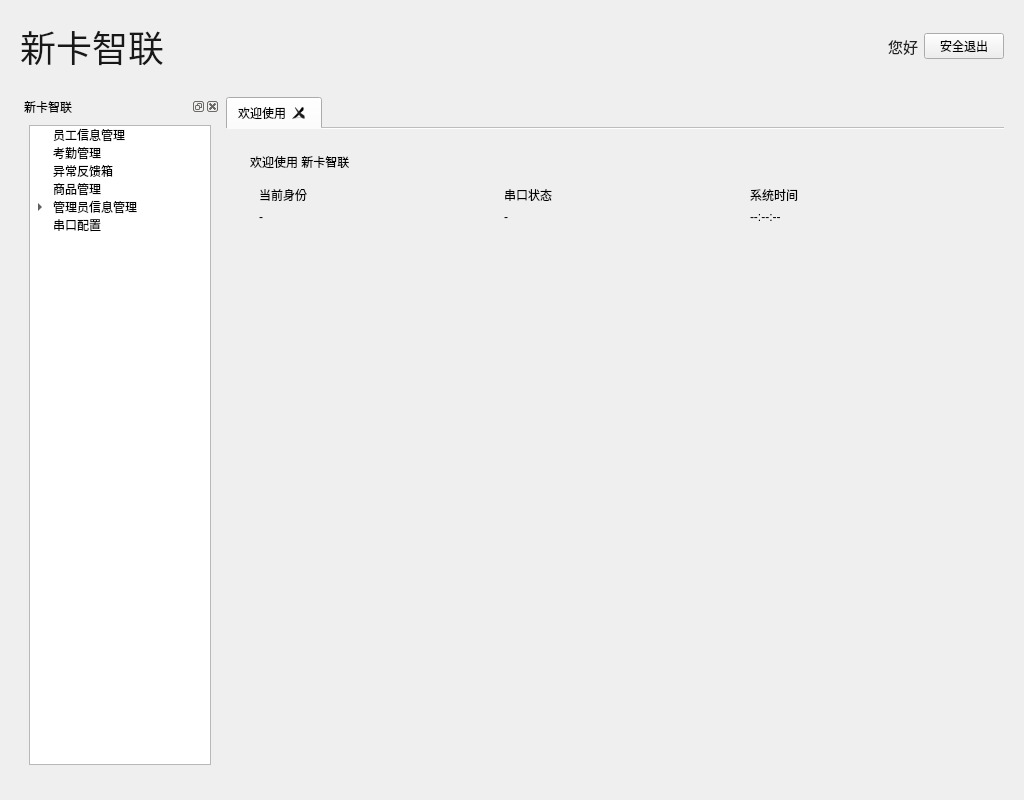
<?xml version="1.0" encoding="UTF-8"?>
<ui version="4.0">
 <class>AdminPageWidget</class>
 <widget class="QWidget" name="AdminPageWidget">
  <property name="geometry">
   <rect>
    <x>0</x>
    <y>0</y>
    <width>1024</width>
    <height>800</height>
   </rect>
  </property>
  <property name="sizePolicy">
   <sizepolicy hsizetype="Expanding" vsizetype="Expanding">
    <horstretch>0</horstretch>
    <verstretch>0</verstretch>
   </sizepolicy>
  </property>
  <property name="minimumSize">
   <size>
    <width>1000</width>
    <height>700</height>
   </size>
  </property>
  <property name="windowTitle">
   <string>NexCard · 新卡智联</string>
  </property>
  <layout class="QVBoxLayout" name="verticalLayout">
   <item>
    <widget class="QWidget" name="topWidget" native="true">
     <layout class="QHBoxLayout" name="horizontalLayout">
      <item>
       <widget class="QLabel" name="titleLabel">
        <property name="styleSheet">
         <string notr="true">QLabel#titleLabel
{
    font-size:36px;
    color:#181818;
}</string>
        </property>
        <property name="text">
         <string>新卡智联</string>
        </property>
       </widget>
      </item>
      <item>
       <spacer name="horizontalSpacer">
        <property name="orientation">
         <enum>Qt::Horizontal</enum>
        </property>
        <property name="sizeHint" stdset="0">
         <size>
          <width>777</width>
          <height>20</height>
         </size>
        </property>
       </spacer>
      </item>
      <item>
       <widget class="QLabel" name="welLabel">
        <property name="styleSheet">
         <string notr="true">QLabel
{
    font-size:15px;
    color:#222222;
    background-color:transparent;
}</string>
        </property>
        <property name="text">
         <string>您好</string>
        </property>
       </widget>
      </item>
      <item>
       <widget class="QPushButton" name="exitBtn">
        <property name="text">
         <string>安全退出</string>
        </property>
       </widget>
      </item>
     </layout>
    </widget>
   </item>
   <item>
    <widget class="QWidget" name="middleWidget" native="true">
     <layout class="QHBoxLayout" name="horizontalLayout_2">
      <item>
       <widget class="QDockWidget" name="ngtDockWidget">
        <property name="minimumSize">
         <size>
          <width>200</width>
          <height>139</height>
         </size>
        </property>
        <property name="allowedAreas">
        <set>Qt::LeftDockWidgetArea</set>
       </property>
       <property name="maximumSize">
         <size>
          <width>200</width>
          <height>524287</height>
         </size>
        </property>
        <property name="windowTitle">
         <string>新卡智联</string>
        </property>
        <widget class="QWidget" name="ngtDockWidgetContents">
         <layout class="QVBoxLayout" name="verticalLayout_2">
          <item>
           <widget class="QTreeWidget" name="ngtTreeWidget">
            <property name="expandsOnDoubleClick">
             <bool>true</bool>
            </property>
            <attribute name="headerVisible">
             <bool>false</bool>
            </attribute>
            <column>
             <property name="text">
              <string>一卡通管理</string>
             </property>
            </column>
            <item>
             <property name="text">
              <string>员工信息管理</string>
             </property>
            </item>
            <item>
             <property name="text">
              <string>考勤管理</string>
             </property>
            </item>
            <item>
             <property name="text">
              <string>异常反馈箱</string>
             </property>
            </item>
            <item>
             <property name="text">
              <string>商品管理</string>
             </property>
            </item>
            <item>
             <property name="text">
              <string>管理员信息管理</string>
             </property>
             <item>
              <property name="text">
               <string>管理员列表</string>
              </property>
             </item>
             <item>
              <property name="text">
               <string>管理员注册</string>
              </property>
             </item>
            </item>
            <item>
             <property name="text">
              <string>串口配置</string>
             </property>
            </item>
           </widget>
          </item>
         </layout>
        </widget>
       </widget>
      </item>
      <item>
       <widget class="QTabWidget" name="pageTabWidget">
        <property name="currentIndex">
         <number>0</number>
        </property>
        <property name="documentMode">
         <bool>true</bool>
        </property>
        <property name="tabsClosable">
         <bool>true</bool>
        </property>
        <widget class="QWidget" name="pageTab">
        <attribute name="title">
         <string>欢迎使用</string>
        </attribute>
        <layout class="QVBoxLayout" name="welcomeLayout">
         <property name="leftMargin">
          <number>24</number>
         </property>
         <property name="topMargin">
          <number>24</number>
         </property>
         <property name="rightMargin">
          <number>24</number>
         </property>
         <property name="bottomMargin">
          <number>24</number>
         </property>
         <item>
          <widget class="QLabel" name="welcomeTitleLabel">
           <property name="text">
            <string>欢迎使用 新卡智联</string>
           </property>
          </widget>
         </item>
         <item>
          <layout class="QHBoxLayout" name="cardsLayout">
           <item>
            <widget class="QFrame" name="identityCard">
             <property name="frameShape">
              <enum>QFrame::NoFrame</enum>
             </property>
             <layout class="QVBoxLayout" name="identityLayout">
              <item>
               <widget class="QLabel" name="identityKeyLabel">
                <property name="text">
                 <string>当前身份</string>
                </property>
               </widget>
              </item>
              <item>
               <widget class="QLabel" name="identityValueLabel">
                <property name="text">
                 <string>-</string>
                </property>
               </widget>
              </item>
             </layout>
            </widget>
           </item>
           <item>
            <widget class="QFrame" name="serialCard">
             <property name="frameShape">
              <enum>QFrame::NoFrame</enum>
             </property>
             <layout class="QVBoxLayout" name="serialLayout">
              <item>
               <widget class="QLabel" name="serialKeyLabel">
                <property name="text">
                 <string>串口状态</string>
                </property>
               </widget>
              </item>
              <item>
               <widget class="QLabel" name="serialValueLabel">
                <property name="text">
                 <string>-</string>
                </property>
               </widget>
              </item>
             </layout>
            </widget>
           </item>
           <item>
            <widget class="QFrame" name="timeCard">
             <property name="frameShape">
              <enum>QFrame::NoFrame</enum>
             </property>
             <layout class="QVBoxLayout" name="timeLayout">
              <item>
               <widget class="QLabel" name="timeKeyLabel">
                <property name="text">
                 <string>系统时间</string>
                </property>
               </widget>
              </item>
              <item>
               <widget class="QLabel" name="timeValueLabel">
                <property name="text">
                 <string>--:--:--</string>
                </property>
               </widget>
              </item>
             </layout>
            </widget>
           </item>
          </layout>
         </item>
         <item>
          <spacer name="welcomeSpacer">
           <property name="orientation">
            <enum>Qt::Vertical</enum>
           </property>
           <property name="sizeHint" stdset="0">
            <size>
             <width>20</width>
             <height>40</height>
            </size>
           </property>
          </spacer>
         </item>
        </layout>
       </widget>

       </widget>
      </item>
     </layout>
    </widget>
   </item>
   <item>
    <widget class="QWidget" name="bottomWidget" native="true"/>
   </item>
  </layout>
 </widget>
 <resources/>
 <connections/>
</ui>
